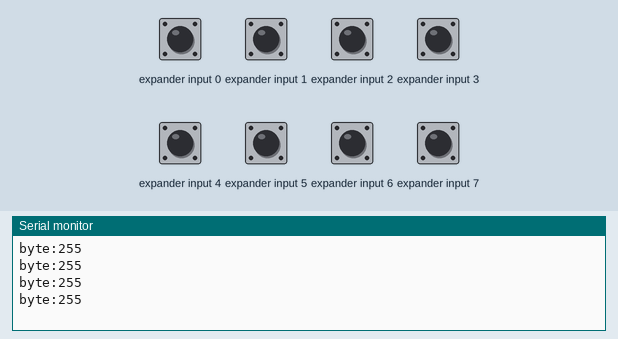
Recording of a sketch running on a simulated Arduino Uno, built with avr-gcc and run on an emulated ATmega328P. Parts: the last lines printed to the serial monitor. Wiring (inferred from the names in the program): PCF8574 port expander at I2C address 0x20. The test bench sets the inputs (shaded band); at power-on: expander input 0–7 HIGH.

Above: at 1.8 s.
1.9 s: expander input 0 pulled LOW for 0.6 s
At 2.4 s:
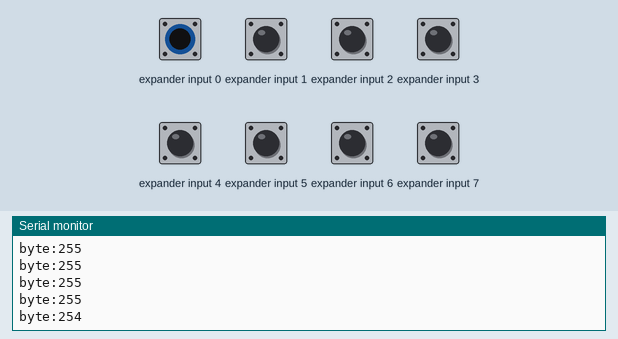
4.0 s: expander input 1 pulled LOW for 0.6 s
At 4.4 s:
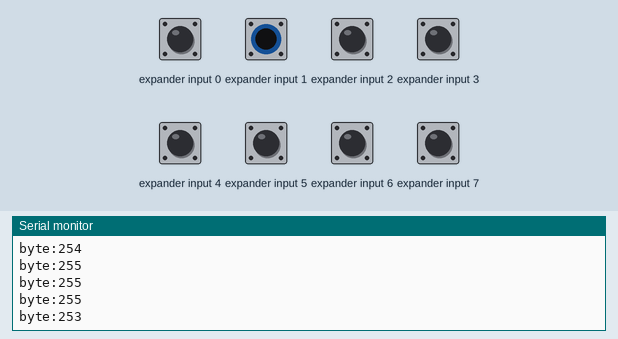
6.1 s: expander input 2 pulled LOW for 0.6 s
At 6.9 s:
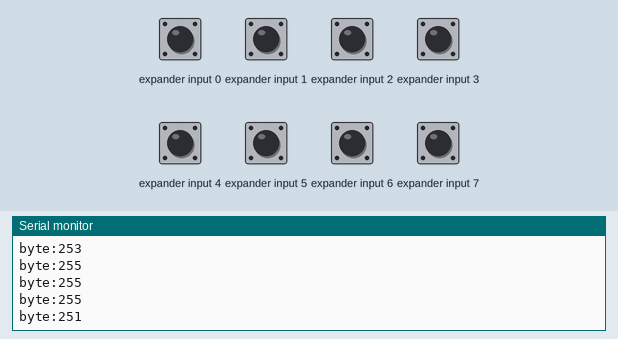
8.2 s: expander input 3 pulled LOW for 0.6 s
At 8.9 s:
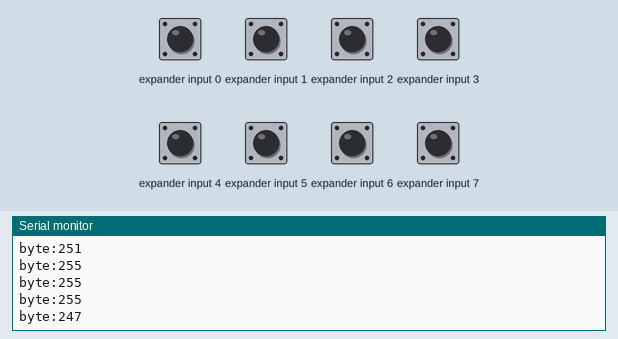
10.3 s: expander input 4 pulled LOW for 0.6 s
At 10.9 s:
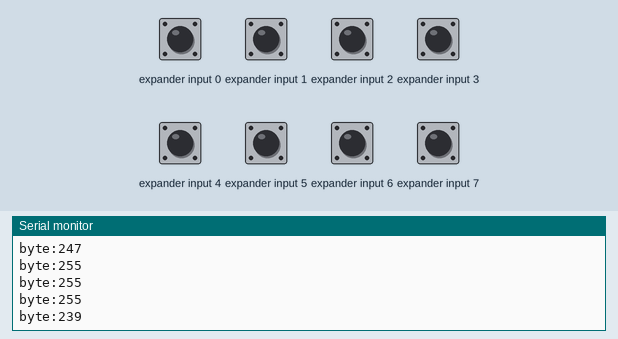
12.4 s: expander input 5 pulled LOW for 0.6 s
At 12.8 s:
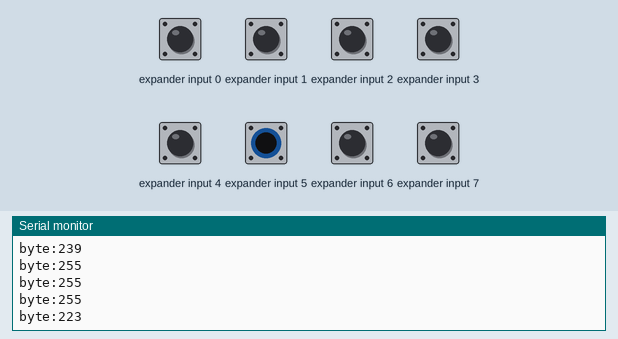
Timing chart, 0 to 15.4 s (numbered marks = the images above; inputs shaded):
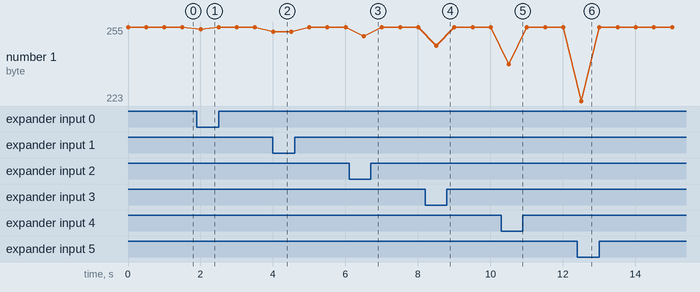

Measured:
- after the input at 1.9 s, the serial monitor: prints a new line after 0.10 s (image 1)
- after the input at 4.0 s, the serial monitor: prints a new line at once (image 2)
- after the input at 6.1 s, the serial monitor: prints a new line after 0.41 s (image 3)
- after the input at 8.2 s, the serial monitor: prints a new line after 0.31 s (image 4)
- after the input at 10.3 s, the serial monitor: prints a new line after 0.21 s (image 5)
- after the input at 12.4 s, the serial monitor: prints a new line after 0.11 s (image 6)

The sketch:

Arduino_PCF8574_read.ino
```cpp
#include<Wire.h>

byte x=0;
byte y=0;

void setup()
{
    Wire.begin();
    Serial.begin(9600);
}

void loop()
{
      Wire.requestFrom(32,1);
     while(Wire.available())     //If the request is available
     {
        int c=Wire.read();       //Receive the data
        Serial.print("byte:");
        Serial.println(c);
   }
    //if(x<255)                     //If the data is less than 255
    //{
    //    if (x==254) { y = 0; }; //P0
    //    if (x==253) { y = 2; }; //P1
    //    if (x==247) { y = 8; }; //P3
    //    if (x==251) { y = 4; }; //P2
    //}
    //Wire.beginTransmission(32);     //Begin the transmission to PCF8574
    //Wire.write(y);                                //Send the data to PCF8574

     //Wire.endTransmission();            //End the Transmission

delay(500);

}
```
